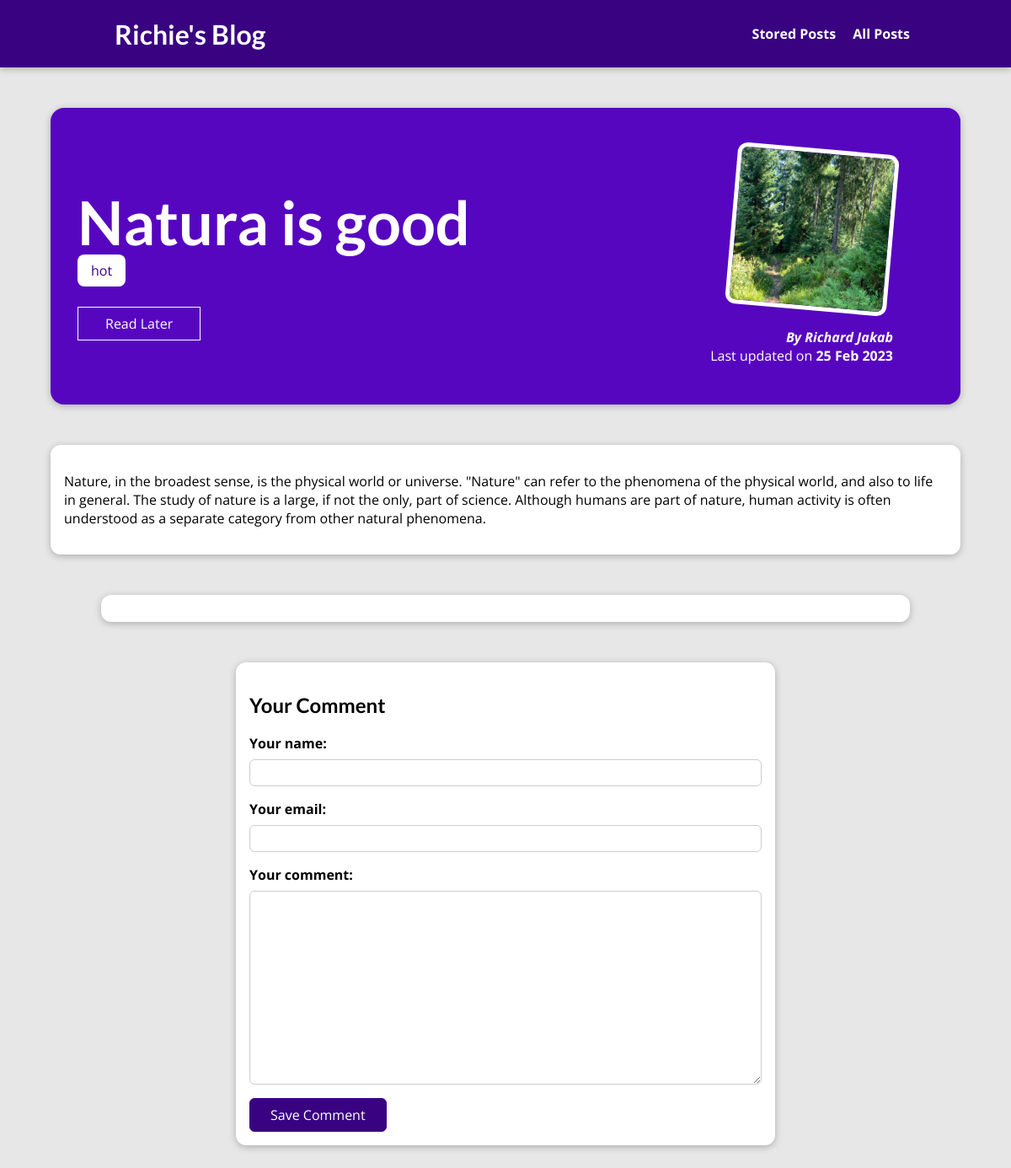
Page /posts/natura-is-good/ on the committed database.
### blog/models.py (models this page shows, shortened)
class Post(models.Model):
    title = models.CharField(max_length=150)
    excerpt = models.CharField(max_length=200)
    image = models.ImageField(upload_to='posts/', null=True)
    date = models.DateTimeField(auto_now=True)
    slug = models.SlugField(unique=True)
    content = models.TextField(validators=[MinLengthValidator(10)])
    author = models.ForeignKey(Author, on_delete=models.SET_NULL, null=True, related_name="posts")
    tags = models.ManyToManyField('Tag', related_name="posts")

class Tag(models.Model):
    caption = models.CharField(max_length=20)

class Author(models.Model):
    first_name = models.CharField(max_length=100)
    last_name = models.CharField(max_length=100)
    email = models.EmailField()
    def full_name(self):
        return self.first_name + ' ' + self.last_name
    def __str__(self):
        return self.full_name()

### blog/views.py (the view, shortened to what this page needs)
# urls.py: path("posts/<slug:slug>/", views.SinglePostView.as_view(), name="post-detail-page"),
class SinglePostView(View):
    def is_stored_post(self, request, post_id):
        stored_posts = request.session.get("stored_posts", [])
        if len(stored_posts) != 0:
            is_saved_for_later = post_id in stored_posts
        else:
            is_saved_for_later = False
        return is_saved_for_later
    def get(self, request, slug):
        post = Post.objects.get(slug=slug)
        is_saved_for_later = self.is_stored_post(request, post.id)
        context = {
            "post": post,
            "tags": post.tags.all(),
            "comment_form": CommentForm(),
            "comments": post.comments.all().order_by("-id"),
            "is_saved_for_later": is_saved_for_later
        }
        return render(request, "blog/post-detail.html", context)

### blog/forms.py
class CommentForm(forms.ModelForm):
    class Meta:
        model = Comment
        fields = ("user_name", "user_email", "text")
        labels = {
            "user_name": "Your name",
            "user_email": "Your email",
            "text": "Your comment"
        }

### blog/templates/blog/post-detail.html (shortened to what this page needs)
{% extends "base.html" %}
{% load static %}
{% block css_files %}
<link rel="stylesheet" href="{% static "blog/post-detail.css" %}" />
{% endblock %}
{% block content %}
<section id="summary">
    <h2>{{ post.title }}</h2>
    <div>
        {% for tag in tags %}
        <span class="tag">{{ tag.caption }}</span>
        {% endfor %}
    </div>
    <div id="read-later">
        <form action="{% url "read-later-page" %}" method="POST">
            <button>
                {% if is_saved_for_later %}
                Remove from "Read Later" List
                {% else %}
                Read Later
                {% endif %}
            </button>
        </form>
    </div>
    <article>
        <img src="{{ post.image.url }}" alt="{{ post.title }}" />
        <address>By <a href="mailto:{{ post.author.email_address }}">{{ post.author }}</a></address>
        <div>Last updated on <time>{{ post.date|date:"d M Y" }}</time></div>
    </article>
</section>
<main>
    {{ post.content|linebreaks }}
</main>
<section id="comments">
</section>
<section id="comment-form">
    <h2>Your Comment</h2>
    <form action="{% url "post-detail-page" post.slug %}" method="POST">
        {% for form_field in comment_form %}
        <div class="form-control {% if form_field.errors %}invalid{% endif %}">
            {{ form_field.label_tag }}
            {{ form_field }}
        </div>
        {% endfor %}
        <button>Save Comment</button>
    </form>
</section>
{% endblock %}

### static/app.css (style rules this page uses)
* { box-sizing: border-box; }
html { font-family: 'Open Sans', 'Lato', sans-serif; }
body { margin: 0; }
h1, h2, h3 { font-family: 'Lato', sans-serif; font-weight: bold; }

### blog/static/blog/post-detail.css (style rules this page uses)
body { background-color: #e7e7e7; }
#summary { margin: 8rem auto 3rem auto; padding: 2rem; width: 90%; max-width: 90rem; border-radius: 16px; background-color: #5706c0; position: relative; box-shadow: 0 2px 8px rgba(0, 0, 0, 0.25); height: 22rem; }
#summary h2 { color: white; font-size: 4.5rem; margin-bottom: 0.25rem; }
#summary article { position: absolute; top: 2rem; right: 3rem; padding: 1rem 2rem; border-radius: 12px; text-align: right; color: white; }
#summary article img { width: 12rem; height: 12rem; border-radius: 12px; transform: rotateZ(5deg); border: 5px solid white; margin-bottom: 1rem; }
#summary address { font-weight: bold; }
#summary a { color: white; text-decoration: none; }
#summary time { font-weight: bold; }
#read-later { margin: 2rem 0; }
#read-later button { background-color: transparent; border: 1px solid white; padding: 0.5rem 2rem; font: inherit; color: white; cursor: pointer; }
main { width: 90%; max-width: 90rem; margin: 3rem auto; background-color: white; padding: 1rem; border-radius: 12px; box-shadow: 0 2px 8px rgba(0, 0, 0, 0.25); }
.tag { background-color: white; color: #390281; padding: 0.5rem 1rem; border-radius: 8px; }
#comment-form { margin: 3rem auto; width: 90%; max-width: 40rem; border-radius: 12px; background-color: white; box-shadow: 0 2px 8px rgba(0, 0, 0, 0.25); padding: 1rem; }
#comment-form button { font: inherit; background-color: #390281; color: white; border: 1px solid #390281; padding: 0.5rem 1.5rem; border-radius: 6px; cursor: pointer; }
.form-control { margin-bottom: 1rem; }
.form-control label { font-weight: bold; margin-bottom: 0.5rem; display: block; }
.form-control input, .form-control textarea { display: block; width: 100%; font: inherit; padding: 0.25rem; border-radius: 6px; border: 1px solid #ccc; }
#comments { margin: 3rem auto; width: 90%; max-width: 60rem; border-radius: 12px; background-color: white; box-shadow: 0 2px 8px rgba(0, 0, 0, 0.25); padding: 1rem 2rem; }

### rows in the picture
Post: title "Natura is good", image (picture), author "Richard Jakab", date "25 Feb 2023", content "Nature, in the broadest sense, is the physical world or universe. \"Nature\" can refer to the phenomena of the physical world, and also to life in general. The study of nature is a large, if not the only, part of science. Although humans are part of nature, human activity is often understood as a separate category from other natural phenomena."
Tag: caption "hot"
